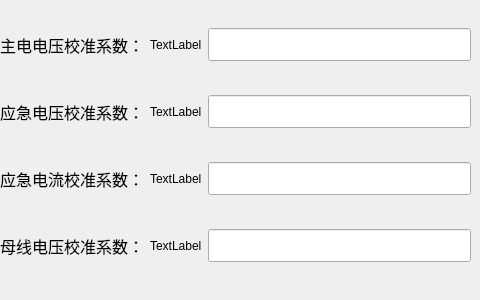
        <widget class="QWidget" name="page_1_3">
         <widget class="QWidget" name="widget_1_3" native="true">
          <property name="geometry">
           <rect>
            <x>0</x>
            <y>0</y>
            <width>471</width>
            <height>291</height>
           </rect>
          </property>
          <layout class="QGridLayout" name="gridLayout_3">
           <item row="0" column="0">
            <widget class="QLabel" name="label_7">
             <property name="font">
              <font>
               <pointsize>12</pointsize>
              </font>
             </property>
             <property name="text">
              <string>主电电压校准系数：</string>
             </property>
            </widget>
           </item>
           <item row="0" column="1">
            <widget class="QLabel" name="Main_Vol_Calibration">
             <property name="text">
              <string>TextLabel</string>
             </property>
            </widget>
           </item>
           <item row="0" column="2">
            <widget class="QLineEdit" name="Main_Vol_Calibration_Factor">
             <property name="font">
              <font>
               <pointsize>16</pointsize>
              </font>
             </property>
             <property name="focusPolicy">
              <enum>Qt::NoFocus</enum>
             </property>
             <property name="alignment">
              <set>Qt::AlignCenter</set>
             </property>
            </widget>
           </item>
           <item row="1" column="0">
            <widget class="QLabel" name="label_6">
             <property name="font">
              <font>
               <pointsize>12</pointsize>
              </font>
             </property>
             <property name="text">
              <string>应急电压校准系数：</string>
             </property>
            </widget>
           </item>
           <item row="1" column="1">
            <widget class="QLabel" name="Emer_Vol_Calibration">
             <property name="text">
              <string>TextLabel</string>
             </property>
            </widget>
           </item>
           <item row="1" column="2">
            <widget class="QLineEdit" name="Emer_Vol_Calibration_Factor">
             <property name="font">
              <font>
               <pointsize>16</pointsize>
              </font>
             </property>
             <property name="focusPolicy">
              <enum>Qt::NoFocus</enum>
             </property>
             <property name="alignment">
              <set>Qt::AlignCenter</set>
             </property>
            </widget>
           </item>
           <item row="2" column="0">
            <widget class="QLabel" name="label_9">
             <property name="font">
              <font>
               <pointsize>12</pointsize>
              </font>
             </property>
             <property name="text">
              <string>应急电流校准系数：</string>
             </property>
            </widget>
           </item>
           <item row="2" column="1">
            <widget class="QLabel" name="Emer_Curr_Calibration">
             <property name="text">
              <string>TextLabel</string>
             </property>
            </widget>
           </item>
           <item row="2" column="2">
            <widget class="QLineEdit" name="Emer_Curr_Calibration_Factor">
             <property name="font">
              <font>
               <pointsize>16</pointsize>
              </font>
             </property>
             <property name="focusPolicy">
              <enum>Qt::NoFocus</enum>
             </property>
             <property name="alignment">
              <set>Qt::AlignCenter</set>
             </property>
            </widget>
           </item>
           <item row="3" column="0">
            <widget class="QLabel" name="label_15">
             <property name="font">
              <font>
               <pointsize>12</pointsize>
              </font>
             </property>
             <property name="text">
              <string>母线电压校准系数：</string>
             </property>
            </widget>
           </item>
           <item row="3" column="1">
            <widget class="QLabel" name="Bus_Vol_Calibration_Factor_2">
             <property name="text">
              <string>TextLabel</string>
             </property>
            </widget>
           </item>
           <item row="3" column="2">
            <widget class="QLineEdit" name="Bus_Vol_Calibration_Factor">
             <property name="font">
              <font>
               <pointsize>16</pointsize>
              </font>
             </property>
             <property name="focusPolicy">
              <enum>Qt::NoFocus</enum>
             </property>
             <property name="alignment">
              <set>Qt::AlignCenter</set>
             </property>
            </widget>
           </item>
          </layout>
          <zorder>label_6</zorder>
          <zorder>Main_Vol_Calibration_Factor</zorder>
          <zorder>Emer_Vol_Calibration_Factor</zorder>
          <zorder>label_7</zorder>
          <zorder>Emer_Curr_Calibration_Factor</zorder>
          <zorder>label_9</zorder>
          <zorder>label_15</zorder>
          <zorder>Bus_Vol_Calibration_Factor</zorder>
          <zorder>Main_Vol_Calibration</zorder>
          <zorder>Emer_Vol_Calibration</zorder>
          <zorder>Emer_Curr_Calibration</zorder>
          <zorder>Bus_Vol_Calibration_Factor_2</zorder>
         </widget>
        </widget>
